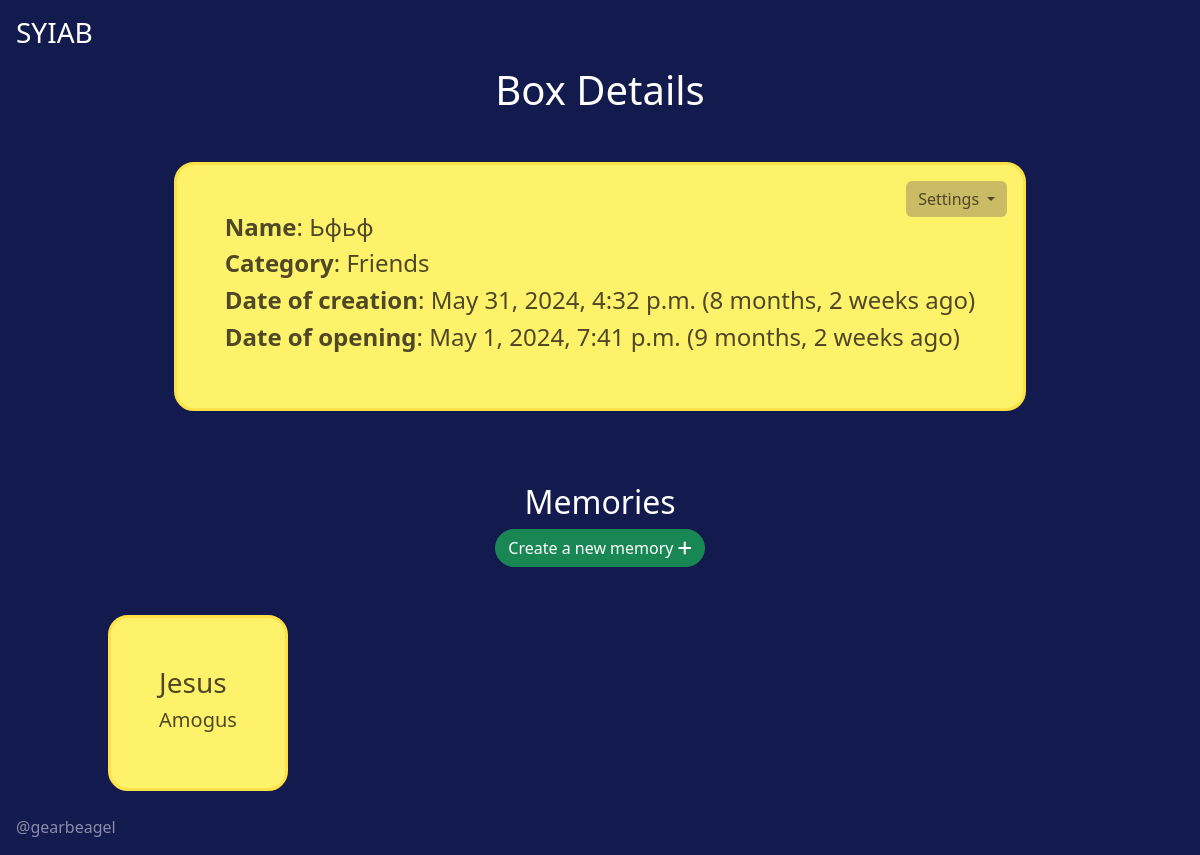
Before: /boxes/1 with the older database file.
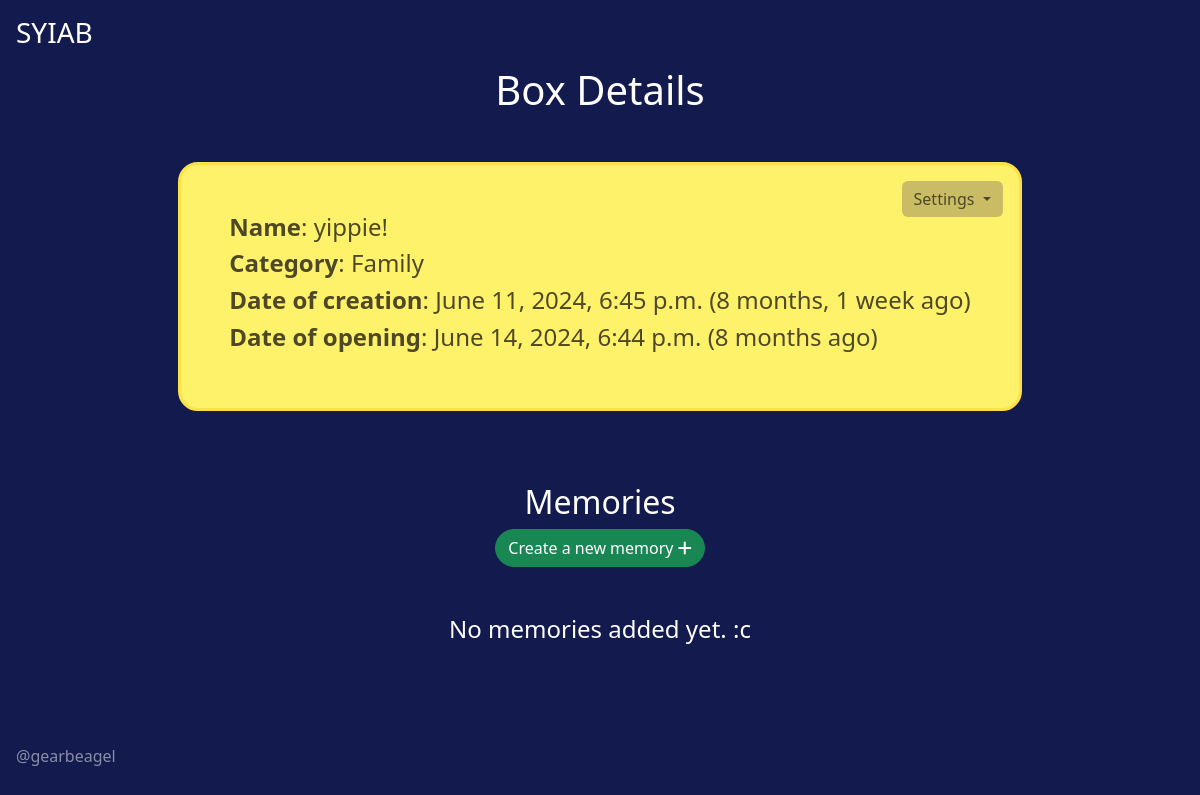
After: the same page with the newer database file.
### boxes/models.py (models this page shows, shortened)
class Box(models.Model):
    class Statuses(models.TextChoices):
        EDITED = 'E', _('Edited')
        LOCKED = 'L', _('Locked')
        OPENED = 'O', _('Opened')
    class Categories(models.TextChoices):
        FAMILY = 'FA', _('Family')
        TRAVEL = 'TR', _('Travel')
        FRIENDS = 'FR', _('Friends')
        LOVE = 'LO', _('Love')
        HOBBY = 'HO', _('Hobby')
        OTHER = 'O', _('Other')
    name = models.CharField(max_length=100)
    slug = models.SlugField(unique=True, blank=True)
    creator = models.ForeignKey(User, on_delete=models.CASCADE)
    date_created = models.DateTimeField(default=timezone.now)
    date_opening = models.DateTimeField()
    status = models.CharField(choices=Statuses.choices, default=Statuses.EDITED, max_length=100)
    category = models.CharField(choices=Categories.choices, default=Categories.OTHER, max_length=100)

class Memory(models.Model):
    class ContentType(models.TextChoices):
        TEXT = 'T', _("Text")
        IMAGE = 'I', _("Image")
        VIDEO = 'V', _("Video")
        AUDIO = 'A', _("Audio")
        FILE = 'F', _("File")
    name = models.CharField(max_length=100)
    slug = models.SlugField(unique=True, blank=True)
    box = models.ForeignKey(Box, on_delete=models.CASCADE)
    content_type = models.CharField(choices=ContentType.choices, max_length=1, default=ContentType.TEXT)
    description = models.TextField()
    text_content = models.TextField(blank=True, null=True)
    image_content = models.ImageField(upload_to='images/', blank=True, null=True)
    video_content = models.FileField(upload_to='videos/', blank=True, null=True)
    audio_content = models.FileField(upload_to='audios/', blank=True, null=True)
    file_content = models.FileField(upload_to='files/', blank=True, null=True)

### boxes/views.py (the view)
# urls.py: path('boxes/<int:box_id>', bxv.view_box, name='view_box'),
def view_box(request, box_id):
    box = Box.objects.get(pk=box_id)
    date_created_h = humanize.naturaltime(box.date_created)
    date_opening_h = humanize.naturaltime(box.date_opening)
    memories = Memory.objects.filter(box=box).all()
    return render(request, 'boxes/view_box.html', {'box': box,
                                                   'memories': memories,
                                                   'date_created_h': date_created_h,
                                                   'date_opening_h': date_opening_h})

### templates/boxes/view_box.html (shortened to what this page needs)
{% extends "main.html" %}
{% block content %}
    <h1>Box Details</h1>
    <div class="d-grid mt-5 mx-xxl-5 justify-content-center">
        <div class="card p-5 mx-auto justify-content-center position-relative">
            <div class="dropdown-menu-end position-absolute top-0 end-0 p-3 float-md-end">
                <button class="btn btn-secondary dropdown-toggle" type="button" id="dropdownMenuButton"
                        data-bs-toggle="dropdown" aria-expanded="false"
                        style="background-color: #CABB65; color: #4E4826; border: none">
                    Settings
                </button>
                <div class="position-absolute top-0 end-0 p-3 float-md-end text-lg-center">
                </div>
            </div>
            <div class="text-lg-start">
                <h4><strong>Name</strong>: {{ box.name }}</h4>
                <h4><strong>Category</strong>: {{ box.get_category_display }}</h4>
                <h4><strong>Date of creation</strong>: {{ box.date_created }} ({{ date_created_h }})</h4>
                <h4><strong>Date of opening</strong>: {{ box.date_opening }} ({{ date_opening_h }})</h4>
            </div>
        </div>
        <br>
        <div class="mt-5">
            <h2>Memories</h2>
            <a href="{% url 'create_memory' box.id %}" title='Create a new memory'>
                <button class="btn btn-success" style="border-radius: 20px">Create a new memory <i
                        class="fas fa-plus"></i></button>
            </a>
            {% if memories %}
                <div class="grid-container mt-5" data-masonry='{"percentPosition": true }'
                     style="width: 1200px;">
                    {% for memory in memories %}
                        <div class="col-sm-6 col-md-4 col-lg-3 mb-4 mx-5">
                            <a href="{% url 'view_memory' box_id=box.id memory_id=memory.id %}">
                                <div class="card p-5 mx-auto">
                                    <div class="text-lg-start">
                                        <h3>{{ memory.name }}</h3>
                                        <h5>{{ memory.description }}</h5>
                                    </div>
                                </div>
                            </a>
                        </div>
                    {% endfor %}
                </div>
            {% else %}
                <div class="mt-5">
                    <h4>No memories added yet. :c</h4>
                </div>
            {% endif %}
        </div>
    </div>
{% endblock %}

Changed rows visible on the page:
removed Memory: name "Jesus", description "Amogus"
changed Box: name "Ьфьф" → "yippie!"; category "Friends" → "Family"; date_created "May 31, 2024, 4:32 p.m." → "June 11, 2024, 6:45 p.m."; date_opening "May 1, 2024, 7:41 p.m." → "June 14, 2024, 6:44 p.m."
Other visible differences:
{{ date_created_h }}: "8 months, 2 weeks ago" → "8 months, 1 week ago"
{{ date_opening_h }}: "9 months, 2 weeks ago" → "8 months ago"
text now shown: "No memories added yet. :c"
